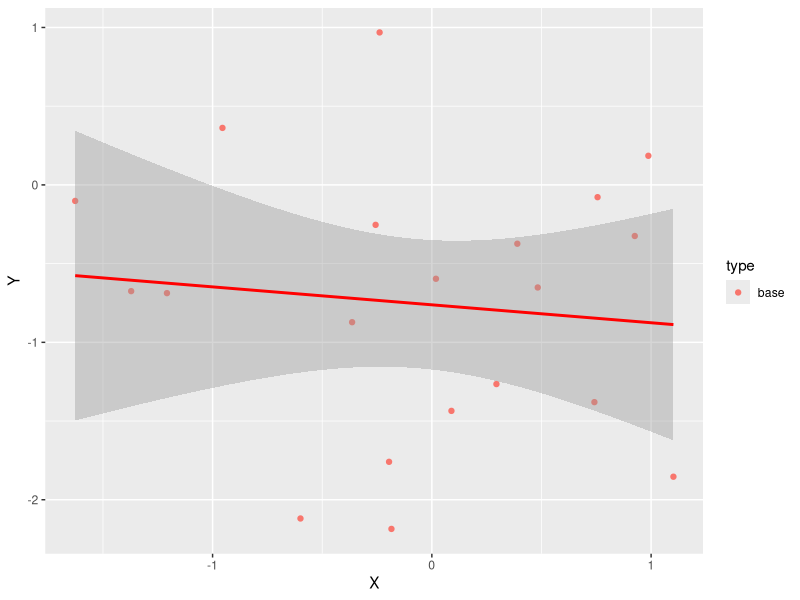
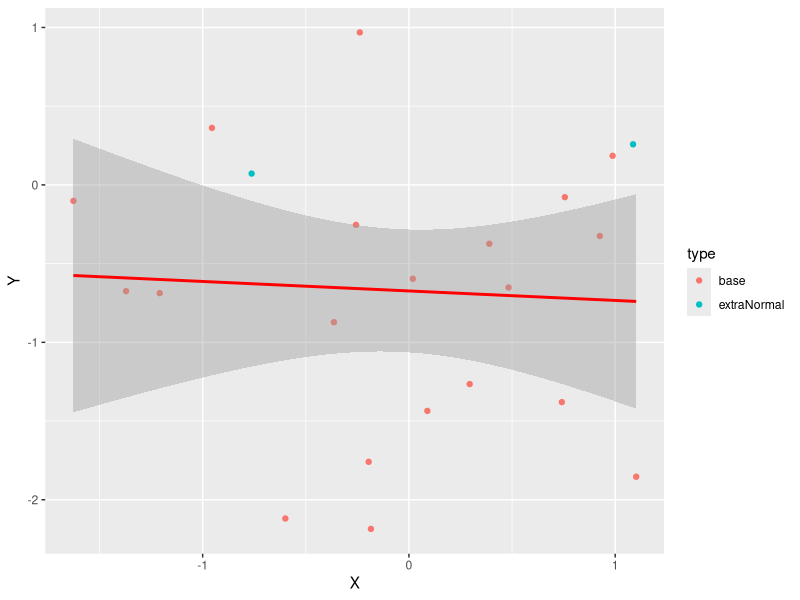
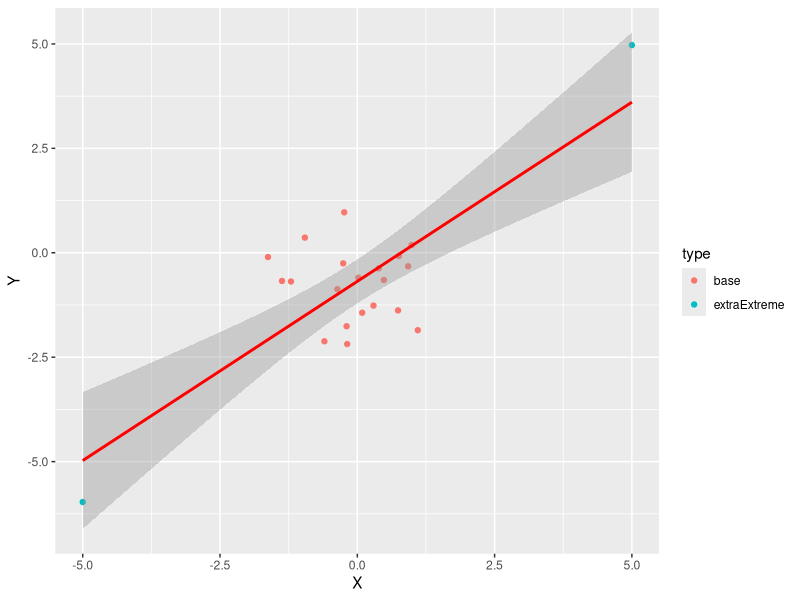
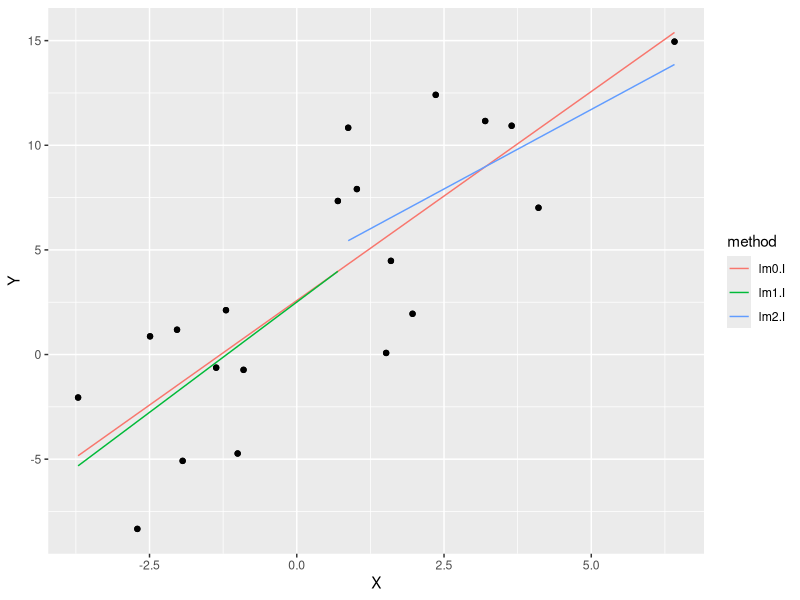

Generate these figures, in order, with R:
## ---- chunk 1
set.seed(10)
library(ggplot2)
library(data.table)
## ---- chunk 2
n <- 2e1
X <- rnorm(n)
Y <- rnorm(n)

df.data <- data.frame(X = X, Y = Y, type = "base")
ggLM <- ggplot(df.data, aes(X,Y)) + geom_point(aes(color = type)) + geom_smooth(method = "lm", color = "red")
ggLM
cor.test(df.data$X,df.data$Y)
## ---- chunk 3
Xplus <- rnorm(2)
Yplus <- rnorm(2, mean = Xplus[1:2])
df.data  <- rbind(df.data,
                  data.frame(X = Xplus, Y = Yplus, type = "extraNormal")
)
ggLM %+% df.data
cor.test(df.data$X,df.data$Y)
## ---- chunk 4
Xext <- c(-5, 5)
Yext <- rnorm(2, mean = range(Xext))
df.data  <- rbind(df.data,
                  data.frame(X = Xext, Y = Yext, type = "extraExtreme")
)

ggLM %+% df.data[df.data$type != "extraNormal",]
cor.test(df.data$X,df.data$Y)
## ---- chunk 5
n <- 2e1
X <- rnorm(n = n, mean = 0, sd = 3)
Y <- 3 + 2*X + rnorm(n = n, mean = 0, sd = 4)
df.data2 <- data.frame(Y = Y, X = X)

# cut at the median point
index.I1 <- which(df.data2$X<=median(df.data2$X))
index.I2 <- which(df.data2$X>median(df.data2$X))

cor.test(Y, X)
cor.test(Y[index.I1], X[index.I1])
cor.test(Y[index.I2], X[index.I2])

df.res <- data.table(rbind(data.frame("Y" = df.data2$Y, "X" = df.data2$X, "fitted" = lm(Y~X,data = df.data2)$fitted.values, method = "lm0.I"),
                           data.frame("Y" = df.data2$Y[index.I1], "X" = df.data2$X[index.I1], "fitted" = lm(Y~X,data = df.data2, subset = index.I1)$fitted.values, method = "lm1.I"),
                           data.frame("Y" = df.data2$Y[index.I2], "X" = df.data2$X[index.I2], "fitted" = lm(Y~X,data = df.data2, subset = index.I2)$fitted.values, method = "lm2.I")
))
setkey(df.res, method, Y)
df.res[,residuals := fitted - Y]
ggbase <- ggplot(df.res, aes(x = X)) 
ggbase + geom_point(aes(y = Y), alpha = 1) + geom_line(aes(col = method, group = method, y = fitted))

print(df.res[, .(varY = var(Y), varResidual = var(residuals), R2 = 1 - var(residuals)/var(Y)), by = method]
)
